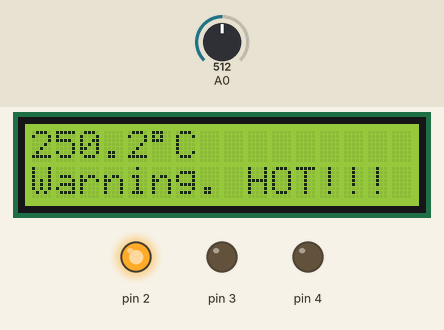
Recording of a sketch running on a simulated Arduino Uno, built with avr-gcc and run on an emulated ATmega328P. Shown: 16×2 character LCD, output pins drawn as LEDs (lit = HIGH). The test bench sets the inputs (shaded band); at power-on: A0 = 512. What the sketch prints to the serial monitor is not drawn.

Above: at 5.1 s.
At 10.2 s:
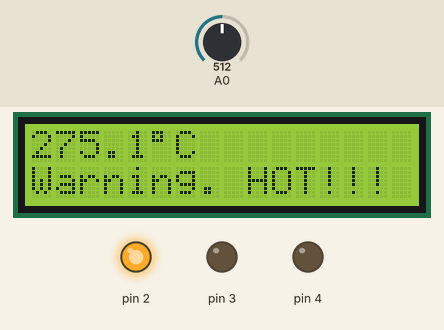
At 15.2 s:
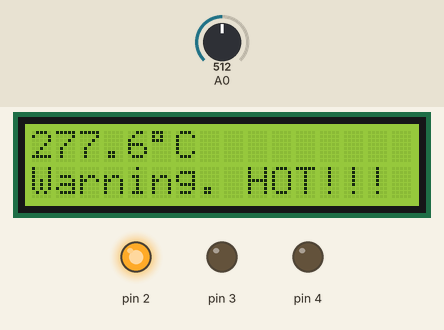
Timing chart, 0 to 16.7 s (numbered marks = the images above):
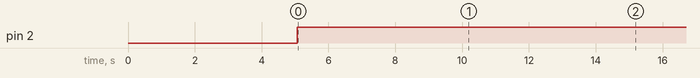

The sketch:

Ex9.ino
```cpp
#include <LiquidCrystal_I2C.h>

int val = 0;
float voltage = 0;
float celscius = 0;

// the location of the lcd is 0x27
LiquidCrystal_I2C lcd(0x27,  16, 2);

void setup() {
  Serial.begin(9600);
  pinMode(2, OUTPUT);
  pinMode(3, OUTPUT);
  pinMode(4, OUTPUT);

  //initialize lcd screen
  lcd.init();
  // turn on the backlight
  lcd.backlight();
}

void loop() {
  // the average tempearture of 10 measuments
  for (int i = 0; i <= 9; i++){
    val = val + analogRead(A0);
    Serial.println(val);
    delay(500);
  }
  val = val/10;
  voltage = 5./1023.*val;
  celscius = voltage * 100;

  // print voltage and degrees
  Serial.println(val);
  Serial.print(voltage);
  Serial.println("V");
  Serial.print(celscius);
  Serial.println("°C");

  // turn on LEDs according to the temperature
  // and writes a message accordingly
  if (celscius < 24){
    digitalWrite(4, HIGH);
    digitalWrite(2, LOW);
    digitalWrite(3, LOW);

    lcd.setCursor(0,1);
    lcd.print("                ");  // clears the second row
  }
  else if (celscius > 30){
    digitalWrite(2, HIGH);
    digitalWrite(3, LOW);
    digitalWrite(4, LOW);
    lcd.setCursor(0,1);
    lcd.print("");

    lcd.setCursor(0,1);
    lcd.print("Warning. HOT!!!");
  }
  else {
    digitalWrite(3, HIGH);
    digitalWrite(2, LOW);
    digitalWrite(4, LOW);
    lcd.setCursor(0,1);
    lcd.print("                ");
  }

  // prints the temperature on the LCD display
  lcd.setCursor(0,0);
  lcd.print(celscius);
  lcd.setCursor(5,0);
  lcd.print(char(223));
  lcd.setCursor(6,0);
  lcd.print("C");

}
```

Measured:
- by itself, pin 2: LOW → HIGH at 5.1 s
- what the display in image 0 shows lasts 5.0 s, from 5.1 s to 10.1 s
